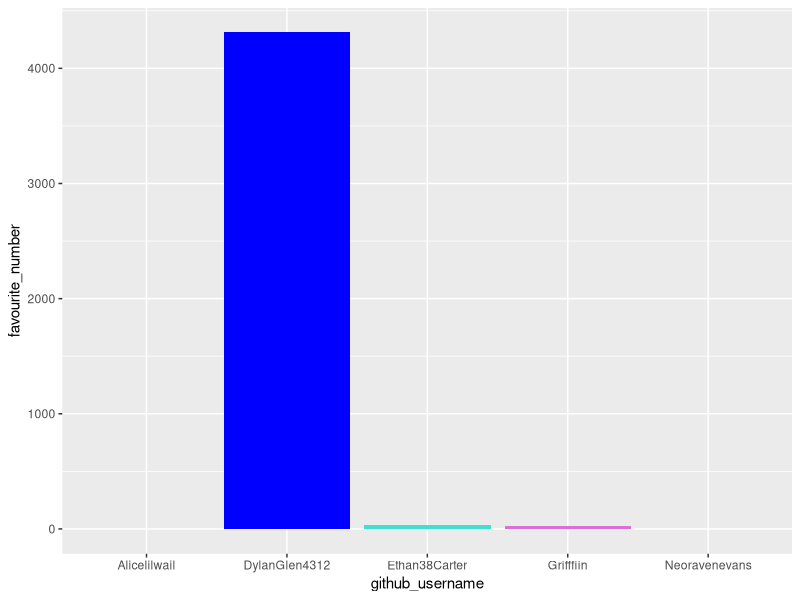

R code for this plot:
## ---- chunk 1
library(tidyverse) 
## ---- chunk 2
team_data <- tibble(
  name = c("Dylan", "Ethan", "Griffin", 
           "Neo", "Alice"),
  github_username = c("DylanGlen4312", "Ethan38Carter", "Grifffiin", 
                      "Neoravenevans", "Alicelilwail"), 
  colour = c("blue", "turquoise", "orchid", 
             "olivedrab", "aliceblue"),
  hobby = c("walking", "hobby 1", "running", 
            "crochet", "hobby 4"),
  favourite_number = c(4312, 38, 27, NA, NA)
  )

team_data
## ---- chunk 3
p1 <- ggplot(data = team_data, 
             mapping = aes(x = github_username, 
                           y = favourite_number,
                           fill = colour), 
             ) +
   geom_col() +
   scale_fill_identity()
p1
